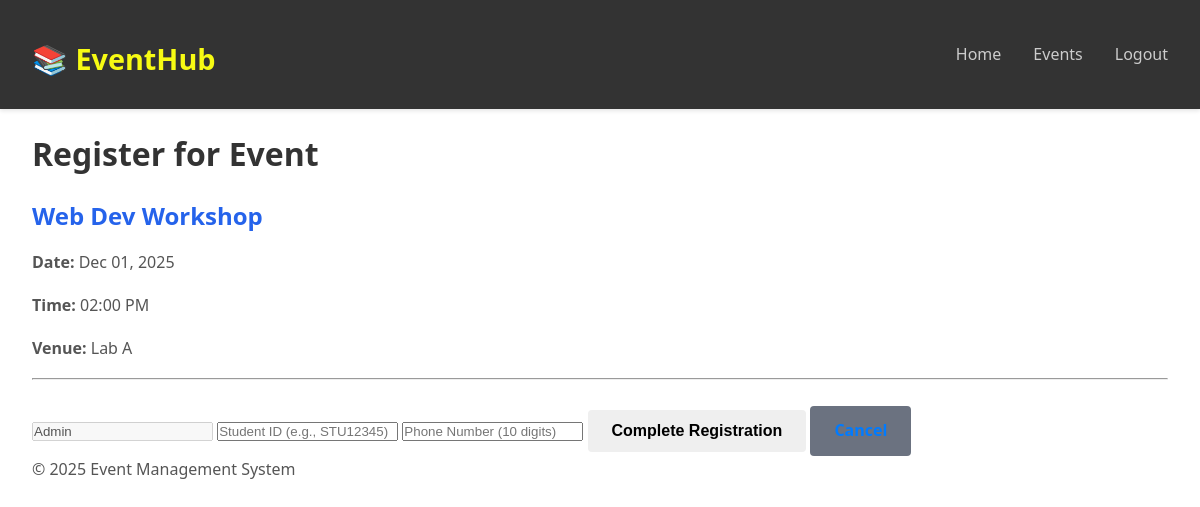
Page /register_event.php?id=1 (signed in) on the committed database.
### tables this page shows
CREATE TABLE events (
    id INT PRIMARY KEY AUTO_INCREMENT,
    title VARCHAR(150) NOT NULL,
    date DATE NOT NULL,
    time TIME NOT NULL,
    venue VARCHAR(200) NOT NULL,
    description TEXT,
    organizer VARCHAR(100) NOT NULL,
    capacity INT DEFAULT 50
);

### register_event.php (the view, shortened to what this page needs)
<?php
require_once 'config.php';
$event_id = $_GET['id'];
$stmt = $conn->prepare("SELECT * FROM events WHERE id = ?");
$stmt->execute([$event_id]);
$event = $stmt->fetch();
?>
<!DOCTYPE html>
<html lang="en">
<head>
    <link rel="stylesheet" href="style.css">
</head>
<body>
    <nav class="navbar">
        <div class="container">
            <h2 class="logo">📚 EventHub</h2>
            <ul class="nav-links">
                <li><a href="index.html">Home</a></li>
                <li><a href="events.php">Events</a></li>
                <li><a href="logout.php">Logout</a></li>
            </ul>
        </div>
    </nav>
    <section class="events-section">
        <div class="container">
            <form id="regForm" method="POST" onsubmit="return validateForm('regForm')">
                <h2>Register for Event</h2>
                <h3 style="color: #2563eb; margin-bottom: 1rem;">
                    <?php echo htmlspecialchars($event['title']); ?>
                </h3>
                <p><strong>Date:</strong> <?php echo date('M d, Y', strtotime($event['date'])); ?></p>
                <p><strong>Time:</strong> <?php echo date('h:i A', strtotime($event['time'])); ?></p>
                <p><strong>Venue:</strong> <?php echo htmlspecialchars($event['venue']); ?></p>
                <hr style="margin: 1rem 0;">
                <input type="text" value="<?php echo $_SESSION['name']; ?>" disabled>
                <input type="text" name="student_id" placeholder="Student ID (e.g., STU12345)" required>
                <input type="text" name="phone" placeholder="Phone Number (10 digits)" required>
                <button type="submit" class="btn">Complete Registration</button>
                <a href="events.php" class="btn" style="background: #6b7280; margin-top: 10px;">Cancel</a>
            </form>
        </div>
    </section>
    <footer>
        <div class="container">
            <p>&copy; 2025 Event Management System</p>
        </div>
    </footer>
</body>
</html>

### style.css (style rules this page uses)
* { margin: 0; padding: 0; box-sizing: border-box; }
body { font-family: 'Segoe UI', Tahoma, Geneva, Verdana, sans-serif; line-height: 1.6; color: #333; background-color: #ffffff; overflow-x: hidden; min-height: 100vh; display: flex; flex-direction: column; }
html { scroll-behavior: smooth; }
h1, h2, h3, h4, h5, h6 { font-weight: 600; color: #333; margin-top: 1.5rem; margin-bottom: 1rem; }
h2 { font-size: 2rem; line-height: 1.3; }
h3 { font-size: 1.5rem; line-height: 1.4; }
p { margin-bottom: 1rem; line-height: 1.7; color: #555; }
a { color: #007bff; text-decoration: none; transition: color 0.3s ease; }
.btn { display: inline-block; padding: 0.75rem 1.5rem; text-decoration: none; border-radius: 4px; transition: all 0.3s ease; border: none; cursor: pointer; font-size: 1rem; font-weight: 600; }
.container { max-width: 1200px; margin: 0 auto; padding: 0 2rem; }
.navbar { background-color: #333; color: white; padding: 1rem 0; position: sticky; top: 0; z-index: 100; box-shadow: 0 2px 4px rgba(0, 0, 0, 0.1); }
.navbar .container { display: flex; justify-content: space-between; align-items: center; }
.logo { display: flex; align-items: center; gap: 0.5rem; font-size: 1.8rem; font-weight: bold; color: #f7fb13; }
.nav-links { display: flex; list-style: none; gap: 2rem; margin: 0; padding: 0; }
.nav-links a { color: #ccc; text-decoration: none; transition: color 0.3s ease; font-size: 1rem; }

### rows in the picture
events: title "Web Dev Workshop", date "Dec 01, 2025", time "02:00 PM", venue "Lab A"
